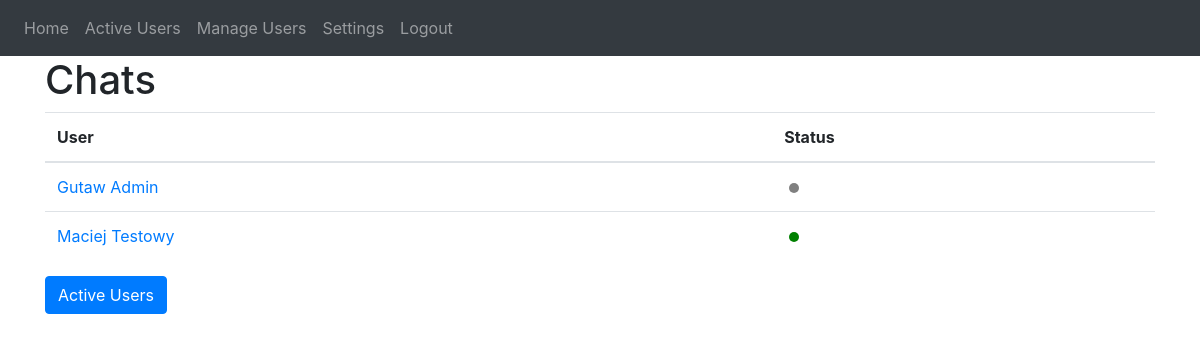
The app's page / (signed in) with its own data.
### website/models.py (models this page shows)
class Chat(db.Model):
    id = db.Column(db.Integer, primary_key=True)
    user1_id = db.Column(db.Integer, db.ForeignKey('user.id'), nullable=False)
    user2_id = db.Column(db.Integer, db.ForeignKey('user.id'), nullable=False)
    messages = db.relationship('Message', backref='chat', lazy=True)
    user1 = db.relationship('User', foreign_keys=[user1_id])
    user2 = db.relationship('User', foreign_keys=[user2_id])

class User(db.Model, UserMixin):
    id = db.Column(db.Integer, primary_key=True)
    first_name = db.Column(db.String(50), nullable=False)
    last_name = db.Column(db.String(50), nullable=False)
    email = db.Column(db.String(100), unique=True, nullable=False)
    password = db.Column(db.String(100), nullable=False)
    is_moderator = db.Column(db.Boolean, default=False)
    is_online = db.Column(db.Boolean, default=True)
    last_seen = db.Column(db.DateTime(timezone=True), default=func.now())

### website/views.py (the view)
@views.route('/', methods=['GET', 'POST'])
@login_required
def home():
    chats = Chat.query.filter((Chat.user1_id == current_user.id) | (
        Chat.user2_id == current_user.id)).all()
    def is_user_online(user):
        return user.is_online
    return render_template('home.html', user=current_user, chats=chats, is_user_online=is_user_online)

### website/__init__.py (called while the page is built)
def create_app():
    app = Flask(__name__)
    app.config['SECRET_KEY'] = 'hjshjhdjah kjshkjdhjs'
    app.config['SQLALCHEMY_DATABASE_URI'] = f'sqlite:///{DB_NAME}'
    db.init_app(app)
    socketio.init_app(app)
    from .views import views
    from .auth import auth
    app.register_blueprint(views, url_prefix='/')
    app.register_blueprint(auth, url_prefix='/')
    from .models import User
    with app.app_context():
        db.create_all()
    login_manager = LoginManager()
    login_manager.login_view = 'auth.login'
    login_manager.init_app(app)
    @login_manager.user_loader
    def load_user(id):
        return User.query.get(int(id))
    return app

### website/views.py (called while the page is built)
@views.before_request
@login_required
def update_last_seen():
    user = User.query.filter_by(id=current_user.id).first()
    if user:
        user.is_online = True
        user.last_seen = datetime.now()
        db.session.commit()

@views.before_request
@login_required
def update_is_user_online():
    users = User.query.all()
    for user in users:
        if user.is_online:
            time_since_activity = (
                datetime.now() - user.last_seen).seconds / 60
            print(
                f"{user.first_name} {user.last_name} last seen: {time_since_activity}")
            if time_since_activity >= 10:
                user.is_online = False
                db.session.commit()

### website/templates/home.html
{% extends "base.html" %} {% block title %}Home{% endblock %} {% block content
%}
<h1>Chats</h1>
<table class="table">
	<thead>
		<tr>
			<th>User</th>
			<th>Status</th>
		</tr>
	</thead>
	<tbody>
		{% for chat in chats %}
		<tr>
			<td>
				<a href="{{ url_for('views.chat', chat_id=chat.id) }}">
					{% if chat.user1_id == current_user.id %}
						{{ chat.user2.first_name }}
						{{ chat.user2.last_name }}
					{% else %}
						{{ chat.user1.first_name }}
						{{ chat.user1.last_name }}
					{%	endif %}
				</a>
			</td>
			<td>
				{% if chat.user1_id == current_user.id %}
					{% if is_user_online(chat.user2) %}
					<span class="dot dot-green"></span>
					{% else %}
					<span class="dot dot-gray"></span>
					{% endif %}
				{% else %}
					{% if is_user_online(chat.user1) %}
					<span class="dot dot-green"></span>
					{% else %}
					<span class="dot dot-gray"></span>
					{% endif %}
				{%	endif %}
			</td>
		</tr>
		{% endfor %}
	</tbody>
</table>
<a href="{{ url_for('views.active') }}" class="btn btn-primary">Active Users</a>
{% endblock %}

### website/static/css/style.css (style rules this page uses)
.dot { height: 10px; width: 10px; border-radius: 50%; display: inline-block; margin-left: 5px; }
.dot-green { background-color: green; }
.dot-gray { background-color: gray; }

### records on screen
Chat: user1.first_name "Gutaw", user1.last_name "Admin"
Chat: user1.first_name "Maciej", user1.last_name "Testowy"
